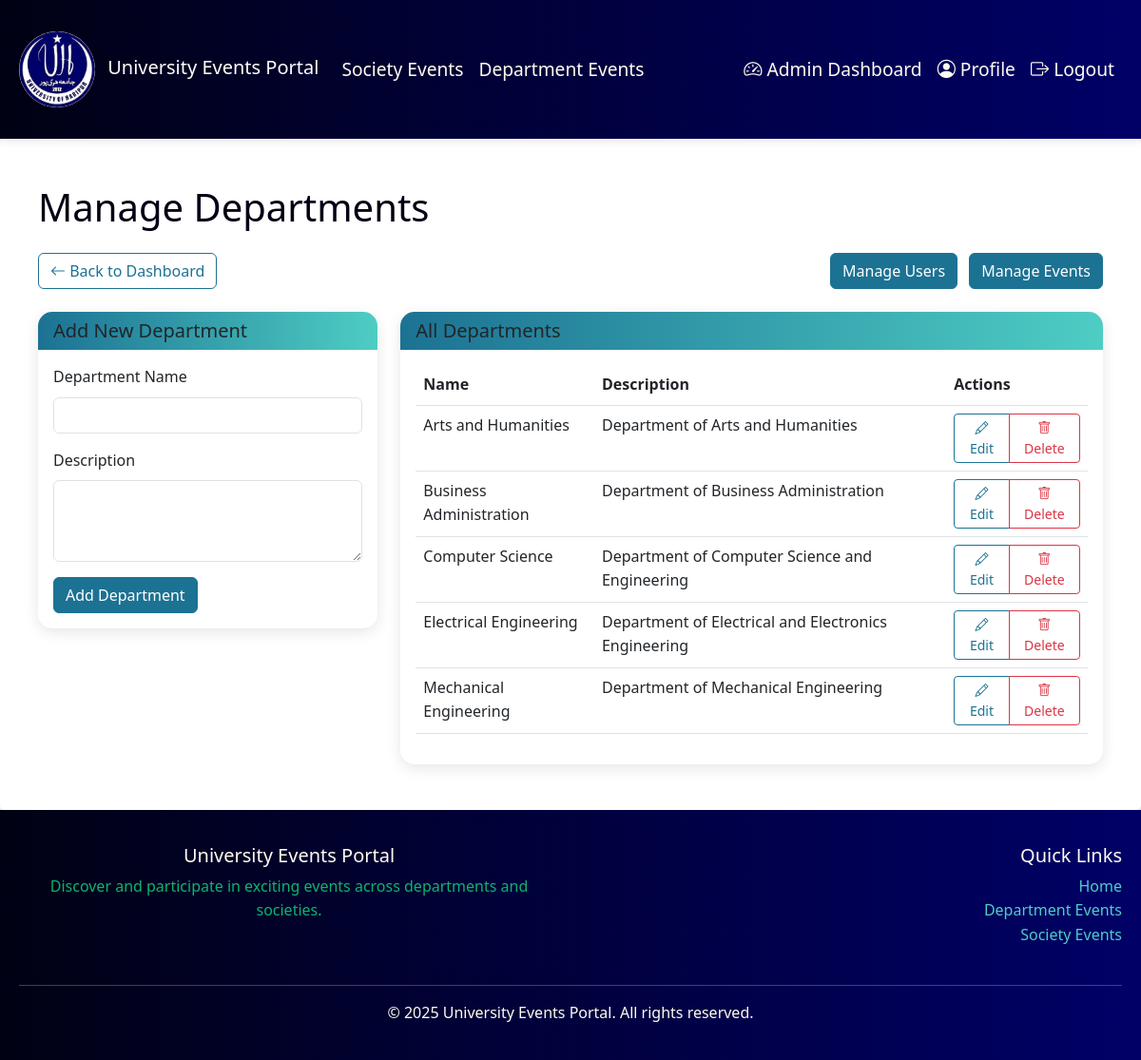
The page /pages/admin/manage-departments.php (signed in) on the database its author committed.
### tables this page shows
CREATE TABLE IF NOT EXISTS departments (
    id INT PRIMARY KEY AUTO_INCREMENT,
    name VARCHAR(100) UNIQUE NOT NULL,
    description TEXT,
    created_at TIMESTAMP DEFAULT CURRENT_TIMESTAMP
);

### pages/admin/manage-departments.php (the view, shortened to what this page needs)
<?php
require_once '../../config/database.php';
$departments_sql = "SELECT * FROM departments ORDER BY name";
$departments = mysqli_query($conn, $departments_sql);
?>
<!DOCTYPE html>
<html lang="en">
<head>
    <link href="https://cdn.jsdelivr.net/npm/bootstrap@5.3.0/dist/css/bootstrap.min.css" rel="stylesheet">
    <link rel="stylesheet" href="https://cdn.jsdelivr.net/npm/bootstrap-icons@1.7.2/font/bootstrap-icons.css">
    <link rel="stylesheet" href="/Project/assets/css/style.css">
</head>
<body>
    <?php include '../../components/header.php'; ?>
    <div class="container py-4">
        <h1 class="mb-4">Manage Departments</h1>
        <?php include 'admin-header.php'; ?>
        <div class="row">
            <div class="col-md-4 mb-4">
                <div class="card">
                    <div class="card-header">
                        <h5 class="mb-0">Add New Department</h5>
                    </div>
                    <div class="card-body">
                        <form method="POST" action="">
                            <div class="mb-3">
                                <label for="name" class="form-label">Department Name</label>
                                <input type="text" class="form-control" id="name" name="name" required>
                            </div>
                            <div class="mb-3">
                                <label for="description" class="form-label">Description</label>
                                <textarea class="form-control" id="description" name="description" rows="3" required></textarea>
                            </div>
                            <button type="submit" class="btn btn-primary">Add Department</button>
                        </form>
                    </div>
                </div>
            </div>
            <div class="col-md-8">
                <div class="card">
                    <div class="card-header">
                        <h5 class="mb-0">All Departments</h5>
                    </div>
                    <div class="card-body">
                        <div class="table-responsive">
                            <table class="table table-hover">
                                <thead>
                                    <tr>
                                        <th>Name</th>
                                        <th>Description</th>
                                        <th>Actions</th>
                                    </tr>
                                </thead>
                                <tbody>
                                    <?php while($department = mysqli_fetch_assoc($departments)): ?>
                                    <tr>
                                        <td><?php echo htmlspecialchars($department['name']); ?></td>
                                        <td><?php echo htmlspecialchars($department['description']); ?></td>
                                        <td>
                                            <div class="btn-group">
                                                <a href="edit-department.php?id=<?php echo $department['id']; ?>" class="btn btn-sm btn-outline-primary">
                                                    <i class="bi bi-pencil"></i> Edit
                                                </a>
                                                <a href="delete-department.php?id=<?php echo $department['id']; ?>"
                                                   class="btn btn-sm btn-outline-danger"
                                                   onclick="return confirm('Are you sure you want to delete this department?')">
                                                    <i class="bi bi-trash"></i> Delete
                                                </a>
                                            </div>
                                        </td>
                                    </tr>
                                    <?php endwhile; ?>
                                </tbody>
                            </table>
                        </div>
                    </div>
                </div>
            </div>
        </div>
    </div>
    <?php include '../../components/footer.php'; ?>
</body>
</html>

### assets/css/style.css (style rules this page uses)
:root { --rich-black: #010114; --navy-blue: #000067; --cerulean: #1c7293; --robin-egg: #4ecdc4; --floral-white: #fffcf2; }
* { margin: 0; padding: 0; box-sizing: border-box; }
body { background: linear-gradient(135deg, var(--floral-white) 0%, #f0f0f0 100%); min-height: 100vh; color: var(--rich-black); font-family: 'Segoe UI', Tahoma, Geneva, Verdana, sans-serif; line-height: 1.6; }
.container { max-width: 1200px; margin: 0 auto; padding: 20px; }
.btn-primary { background-color: var(--cerulean); border-color: var(--cerulean); }
.card { border: none; box-shadow: 0 4px 15px rgba(0, 0, 0, 0.1); transition: all 0.3s ease; border-radius: 15px; overflow: hidden; }
.card-header { background: linear-gradient(to right, var(--cerulean), var(--robin-egg)) !important; border: none; }
.btn-outline-primary { color: var(--cerulean); border-color: var(--cerulean); transition: all 0.3s ease; }

### rows shown on the page
departments: name "Arts and Humanities", description "Department of Arts and Humanities"
departments: name "Business Administration", description "Department of Business Administration"
departments: name "Computer Science", description "Department of Computer Science and Engineering"
departments: name "Electrical Engineering", description "Department of Electrical and Electronics Engineering"
departments: name "Mechanical Engineering", description "Department of Mechanical Engineering"
